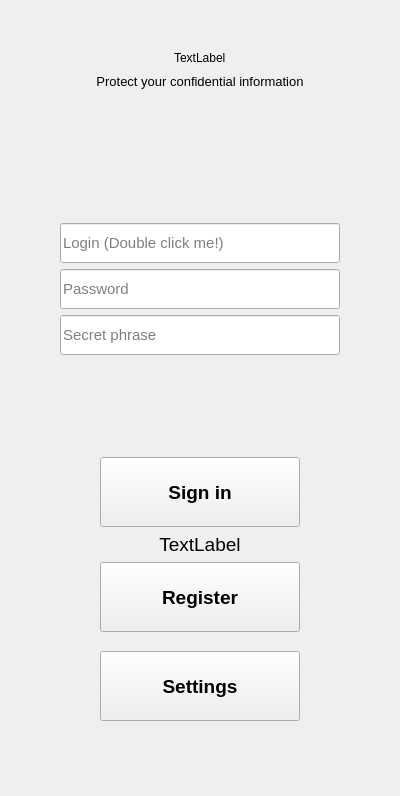
       <widget class="QWidget" name="page0Begin">
        <layout class="QGridLayout" name="gridLayout_2">
         <item row="0" column="0">
          <layout class="QVBoxLayout" name="verticalLayout_4">
           <item>
            <spacer name="verticalSpacer_17">
             <property name="orientation">
              <enum>Qt::Vertical</enum>
             </property>
             <property name="sizeHint" stdset="0">
              <size>
               <width>17</width>
               <height>37</height>
              </size>
             </property>
            </spacer>
           </item>
           <item>
            <layout class="QHBoxLayout" name="horizontalLayout_4">
             <item>
              <spacer name="horizontalSpacer_7">
               <property name="orientation">
                <enum>Qt::Horizontal</enum>
               </property>
               <property name="sizeHint" stdset="0">
                <size>
                 <width>40</width>
                 <height>20</height>
                </size>
               </property>
              </spacer>
             </item>
             <item>
              <widget class="QLabel" name="labe1PageBegin">
               <property name="text">
                <string>TextLabel</string>
               </property>
              </widget>
             </item>
             <item>
              <spacer name="horizontalSpacer_8">
               <property name="orientation">
                <enum>Qt::Horizontal</enum>
               </property>
               <property name="sizeHint" stdset="0">
                <size>
                 <width>40</width>
                 <height>20</height>
                </size>
               </property>
              </spacer>
             </item>
            </layout>
           </item>
           <item>
            <widget class="QLabel" name="labe3PageBegin">
             <property name="font">
              <font>
               <pointsize>10</pointsize>
              </font>
             </property>
             <property name="text">
              <string>Protect your confidential information</string>
             </property>
             <property name="alignment">
              <set>Qt::AlignCenter</set>
             </property>
            </widget>
           </item>
           <item>
            <widget class="QLabel" name="labe4PageBegin">
             <property name="font">
              <font>
               <pointsize>10</pointsize>
              </font>
             </property>
             <property name="text">
              <string/>
             </property>
             <property name="alignment">
              <set>Qt::AlignCenter</set>
             </property>
            </widget>
           </item>
           <item>
            <widget class="QLabel" name="labe5PageBegin">
             <property name="font">
              <font>
               <pointsize>10</pointsize>
              </font>
             </property>
             <property name="text">
              <string/>
             </property>
             <property name="alignment">
              <set>Qt::AlignCenter</set>
             </property>
            </widget>
           </item>
           <item>
            <spacer name="verticalSpacer_19">
             <property name="orientation">
              <enum>Qt::Vertical</enum>
             </property>
             <property name="sizeHint" stdset="0">
              <size>
               <width>17</width>
               <height>37</height>
              </size>
             </property>
            </spacer>
           </item>
           <item>
            <layout class="QHBoxLayout" name="horizontalLayout_31">
             <item>
              <spacer name="horizontalSpacer">
               <property name="orientation">
                <enum>Qt::Horizontal</enum>
               </property>
               <property name="sizeHint" stdset="0">
                <size>
                 <width>40</width>
                 <height>20</height>
                </size>
               </property>
              </spacer>
             </item>
             <item>
              <widget class="QWidget" name="widget" native="true">
               <layout class="QGridLayout" name="gridLayout">
                <item row="0" column="0">
                 <layout class="QVBoxLayout" name="verticalLayout_2">
                  <item>
                   <layout class="QVBoxLayout" name="verticalLayout_3">
                    <item>
                     <spacer name="verticalSpacer_3">
                      <property name="orientation">
                       <enum>Qt::Vertical</enum>
                      </property>
                      <property name="sizeHint" stdset="0">
                       <size>
                        <width>20</width>
                        <height>40</height>
                       </size>
                      </property>
                     </spacer>
                    </item>
                    <item>
                     <widget class="QLineEdit" name="login_lineEdit">
                      <property name="minimumSize">
                       <size>
                        <width>0</width>
                        <height>40</height>
                       </size>
                      </property>
                      <property name="font">
                       <font>
                        <pointsize>11</pointsize>
                       </font>
                      </property>
                      <property name="placeholderText">
                       <string>Login (Double click me!)</string>
                      </property>
                     </widget>
                    </item>
                    <item>
                     <widget class="QLineEdit" name="password_lineEdit">
                      <property name="minimumSize">
                       <size>
                        <width>0</width>
                        <height>40</height>
                       </size>
                      </property>
                      <property name="font">
                       <font>
                        <pointsize>11</pointsize>
                       </font>
                      </property>
                      <property name="echoMode">
                       <enum>QLineEdit::Password</enum>
                      </property>
                      <property name="placeholderText">
                       <string>Password</string>
                      </property>
                     </widget>
                    </item>
                    <item>
                     <widget class="QLineEdit" name="secret_lineEdit">
                      <property name="minimumSize">
                       <size>
                        <width>0</width>
                        <height>40</height>
                       </size>
                      </property>
                      <property name="font">
                       <font>
                        <pointsize>11</pointsize>
                       </font>
                      </property>
                      <property name="echoMode">
                       <enum>QLineEdit::Password</enum>
                      </property>
                      <property name="placeholderText">
                       <string>Secret phrase</string>
                      </property>
                     </widget>
                    </item>
                    <item>
                     <spacer name="verticalSpacer_6">
                      <property name="orientation">
                       <enum>Qt::Vertical</enum>
                      </property>
                      <property name="sizeHint" stdset="0">
                       <size>
                        <width>20</width>
                        <height>40</height>
                       </size>
                      </property>
                     </spacer>
                    </item>
                   </layout>
                  </item>
                  <item>
                   <spacer name="verticalSpacer_7">
                    <property name="orientation">
                     <enum>Qt::Vertical</enum>
                    </property>
                    <property name="sizeHint" stdset="0">
                     <size>
                      <width>231</width>
                      <height>13</height>
                     </size>
                    </property>
                   </spacer>
                  </item>
                  <item>
                   <widget class="QLabel" name="BeginErrLabel">
                    <property name="text">
                     <string/>
                    </property>
                    <property name="alignment">
                     <set>Qt::AlignCenter</set>
                    </property>
                   </widget>
                  </item>
                  <item>
                   <spacer name="verticalSpacer_25">
                    <property name="orientation">
                     <enum>Qt::Vertical</enum>
                    </property>
                    <property name="sizeHint" stdset="0">
                     <size>
                      <width>17</width>
                      <height>23</height>
                     </size>
                    </property>
                   </spacer>
                  </item>
                  <item>
                   <layout class="QHBoxLayout" name="horizontalLayout_3">
                    <item>
                     <spacer name="horizontalSpacer_3">
                      <property name="orientation">
                       <enum>Qt::Horizontal</enum>
                      </property>
                      <property name="sizeHint" stdset="0">
                       <size>
                        <width>13</width>
                        <height>67</height>
                       </size>
                      </property>
                     </spacer>
                    </item>
                    <item>
                     <widget class="QPushButton" name="signIn_Button">
                      <property name="minimumSize">
                       <size>
                        <width>200</width>
                        <height>70</height>
                       </size>
                      </property>
                      <property name="maximumSize">
                       <size>
                        <width>200</width>
                        <height>16777215</height>
                       </size>
                      </property>
                      <property name="font">
                       <font>
                        <pointsize>14</pointsize>
                        <weight>75</weight>
                        <bold>true</bold>
                       </font>
                      </property>
                      <property name="text">
                       <string>Sign in</string>
                      </property>
                      <property name="default">
                       <bool>false</bool>
                      </property>
                     </widget>
                    </item>
                    <item>
                     <spacer name="horizontalSpacer_4">
                      <property name="orientation">
                       <enum>Qt::Horizontal</enum>
                      </property>
                      <property name="sizeHint" stdset="0">
                       <size>
                        <width>13</width>
                        <height>67</height>
                       </size>
                      </property>
                     </spacer>
                    </item>
                   </layout>
                  </item>
                  <item>
                   <widget class="QLabel" name="labe2PageBegin">
                    <property name="font">
                     <font>
                      <pointsize>14</pointsize>
                     </font>
                    </property>
                    <property name="text">
                     <string>TextLabel</string>
                    </property>
                    <property name="alignment">
                     <set>Qt::AlignCenter</set>
                    </property>
                   </widget>
                  </item>
                  <item>
                   <layout class="QHBoxLayout" name="horizontalLayout_2">
                    <item>
                     <spacer name="horizontalSpacer_5">
                      <property name="orientation">
                       <enum>Qt::Horizontal</enum>
                      </property>
                      <property name="sizeHint" stdset="0">
                       <size>
                        <width>40</width>
                        <height>20</height>
                       </size>
                      </property>
                     </spacer>
                    </item>
                    <item>
                     <widget class="QPushButton" name="register_Button">
                      <property name="minimumSize">
                       <size>
                        <width>200</width>
                        <height>70</height>
                       </size>
                      </property>
                      <property name="maximumSize">
                       <size>
                        <width>200</width>
                        <height>16777215</height>
                       </size>
                      </property>
                      <property name="font">
                       <font>
                        <pointsize>14</pointsize>
                        <weight>75</weight>
                        <bold>true</bold>
                       </font>
                      </property>
                      <property name="text">
                       <string>Register</string>
                      </property>
                     </widget>
                    </item>
                    <item>
                     <spacer name="horizontalSpacer_6">
                      <property name="orientation">
                       <enum>Qt::Horizontal</enum>
                      </property>
                      <property name="sizeHint" stdset="0">
                       <size>
                        <width>40</width>
                        <height>20</height>
                       </size>
                      </property>
                     </spacer>
                    </item>
                   </layout>
                  </item>
                  <item>
                   <spacer name="verticalSpacer_9">
                    <property name="orientation">
                     <enum>Qt::Vertical</enum>
                    </property>
                    <property name="sizeHint" stdset="0">
                     <size>
                      <width>231</width>
                      <height>13</height>
                     </size>
                    </property>
                   </spacer>
                  </item>
                  <item>
                   <layout class="QHBoxLayout" name="horizontalLayout">
                    <item>
                     <spacer name="horizontalSpacer_51">
                      <property name="orientation">
                       <enum>Qt::Horizontal</enum>
                      </property>
                      <property name="sizeHint" stdset="0">
                       <size>
                        <width>40</width>
                        <height>20</height>
                       </size>
                      </property>
                     </spacer>
                    </item>
                    <item>
                     <widget class="QPushButton" name="beginSettingsButton">
                      <property name="minimumSize">
                       <size>
                        <width>200</width>
                        <height>70</height>
                       </size>
                      </property>
                      <property name="maximumSize">
                       <size>
                        <width>200</width>
                        <height>16777215</height>
                       </size>
                      </property>
                      <property name="font">
                       <font>
                        <pointsize>14</pointsize>
                        <weight>75</weight>
                        <bold>true</bold>
                       </font>
                      </property>
                      <property name="text">
                       <string>Settings</string>
                      </property>
                     </widget>
                    </item>
                    <item>
                     <spacer name="horizontalSpacer_52">
                      <property name="orientation">
                       <enum>Qt::Horizontal</enum>
                      </property>
                      <property name="sizeHint" stdset="0">
                       <size>
                        <width>40</width>
                        <height>20</height>
                       </size>
                      </property>
                     </spacer>
                    </item>
                   </layout>
                  </item>
                 </layout>
                </item>
               </layout>
              </widget>
             </item>
             <item>
              <spacer name="horizontalSpacer_2">
               <property name="orientation">
                <enum>Qt::Horizontal</enum>
               </property>
               <property name="sizeHint" stdset="0">
                <size>
                 <width>40</width>
                 <height>20</height>
                </size>
               </property>
              </spacer>
             </item>
            </layout>
           </item>
           <item>
            <spacer name="verticalSpacer_2">
             <property name="orientation">
              <enum>Qt::Vertical</enum>
             </property>
             <property name="sizeHint" stdset="0">
              <size>
               <width>17</width>
               <height>55</height>
              </size>
             </property>
            </spacer>
           </item>
          </layout>
         </item>
        </layout>
       </widget>
